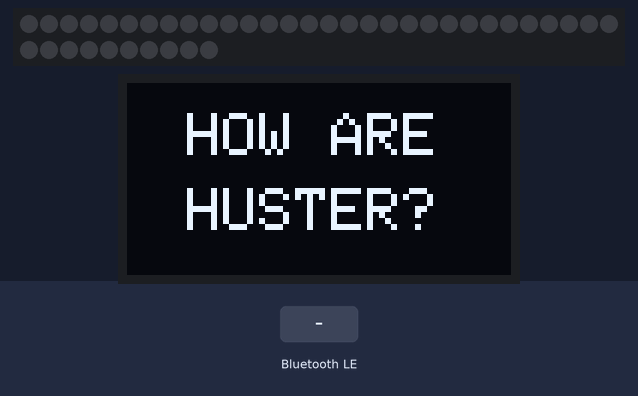
Recording of a sketch running on a simulated ESP32. Shown: 40 RGB LEDs in strip order, left to right, continuing on the next row, 128×64 one-colour display. The test bench sets the inputs (shaded band). Nothing arrives over Bluetooth unless stated; a phone connects over Bluetooth LE 3 s after start; what the sketch prints to the serial monitor is not drawn.

Above: at 1.2 s.
1.3 s: Bluetooth LE write "5" received
Timing chart, 0 to 4.3 s (numbered marks = the images above; inputs shaded):
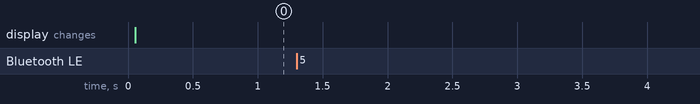

The sketch:

BLE-40LED.ino
```cpp
#include <Wire.h>
#include <Adafruit_GFX.h>
#include <Adafruit_SSD1306.h>

#include <BLEDevice.h>
#include <BLEServer.h>
#include <BLEUtils.h>
#include <BLE2902.h>
#include <Adafruit_NeoPixel.h>

// ================= WS2812 CONFIG =================
#define LED_PIN     0
#define LED_COUNT   40

Adafruit_NeoPixel strip(LED_COUNT, LED_PIN, NEO_GRB + NEO_KHZ800);

// ================= BLE CONFIG =================
BLEServer *pServer = NULL;
BLECharacteristic *pTxCharacteristic;
bool deviceConnected = false;
bool oldDeviceConnected = false;
uint8_t txValue = 0;

#define SERVICE_UUID           "6E400001-B5A3-F393-E0A9-E50E24DCCA9E"
#define CHARACTERISTIC_UUID_RX "6E400002-B5A3-F393-E0A9-E50E24DCCA9E"
#define CHARACTERISTIC_UUID_TX "6E400003-B5A3-F393-E0A9-E50E24DCCA9E"

// ================= OLED CONFIG =================

#define SCREEN_WIDTH 128
#define SCREEN_HEIGHT 64
#define I2C_SDA 8
#define I2C_SCL 9
#define OLED_RESET -1
#define SCREEN_ADDRESS 0x3C

Adafruit_SSD1306 display(SCREEN_WIDTH, SCREEN_HEIGHT, &Wire, OLED_RESET);

// ================= WS2812 SETUP =================

void setupLed(){
  strip.begin();
  strip.setBrightness(100); // Thêm độ sáng (0-255) để bảo vệ mắt và nguồn
  strip.clear();
  strip.show();
}

// ================= LED DISPLAY =================

uint32_t Wheel(byte WheelPos) {
  WheelPos = 255 - WheelPos;
  if (WheelPos < 85) {
    return strip.Color(255 - WheelPos * 3, 0, WheelPos * 3);
  }
  if (WheelPos < 170) {
    WheelPos -= 85;
    return strip.Color(0, WheelPos * 3, 255 - WheelPos * 3);
  }
  WheelPos -= 170;
  return strip.Color(WheelPos * 3, 255 - WheelPos * 3, 0);
}

/**
 * @brief Hiển thị hiệu ứng cầu vồng chạy qua một lượt rồi tắt
 * @param wait Độ trễ giữa mỗi khung hình (ms) - càng nhỏ chạy càng nhanh
 */
void showRainbowAndOff(uint8_t wait) {
  // Chạy hiệu ứng cầu vồng (256 sắc độ)
  for (long firstPixelHue = 0; firstPixelHue < 256; firstPixelHue++) {
    for (int i = 0; i < strip.numPixels(); i++) {
      // Tính toán màu cho từng LED dựa trên vị trí của nó
      strip.setPixelColor(i, Wheel((i * 256 / strip.numPixels() + firstPixelHue) & 255));
    }
    strip.show();
    delay(wait);
  }

  // Tắt dần hoặc tắt ngay lập tức
  Serial.println("Rainbow finished - Turning off.");
  strip.clear();
  strip.show();
}

void showPoliceStrobeAndOff(int count, uint8_t wait) {
  for (int a = 0; a < count; a++) {
    // Nửa đầu Đỏ, nửa sau Xanh
    for (int i = 0; i < LED_COUNT; i++) {
      if (i < LED_COUNT / 2) strip.setPixelColor(i, 255, 0, 0);
      else strip.setPixelColor(i, 0, 0, 255);
    }
    strip.show();
    delay(wait);

    // Đảo ngược lại: Nửa đầu Xanh, nửa sau Đỏ
    for (int i = 0; i < LED_COUNT; i++) {
      if (i < LED_COUNT / 2) strip.setPixelColor(i, 0, 0, 255);
      else strip.setPixelColor(i, 255, 0, 0);
    }
    strip.show();
    delay(wait);
  }

  strip.clear();
  strip.show();
  Serial.println("Police Strobe finished.");
}

void setPixelColorWithBrightness(int index, uint8_t r, uint8_t g, uint8_t b, uint8_t brightness) {
    // 1. Kiểm tra giới hạn index để tránh crash chương trình (quan trọng trong IoT)
    if (index < 0 || index >= LED_COUNT) return;

    // 2. Tính toán màu sắc dựa trên độ sáng (Scaling)
    // Dùng uint16_t để tránh tràn số khi nhân trước khi chia
    uint8_t adjR = (uint16_t(r) * brightness) / 255;
    uint8_t adjG = (uint16_t(g) * brightness) / 255;
    uint8_t adjB = (uint16_t(b) * brightness) / 255;

    // 3. Đẩy dữ liệu vào buffer của strip
    strip.setPixelColor(index, strip.Color(adjR, adjG, adjB));

    // 4. Hiển thị
    strip.show();

    // Debug nhanh
    // Serial.printf("LED %d updated\n", index);
}

// ================= BLE SOLVE =================

class MyServerCallbacks : public BLEServerCallbacks {
    void onConnect(BLEServer *pServer) {
      deviceConnected = true;
      Serial.println("Đã kết nối thiết bị");
      showRainbowAndOff(10);
    };

    void onDisconnect(BLEServer *pServer) {
      deviceConnected = false;
      Serial.println("Đã ngắt kết nối");
      showPoliceStrobeAndOff(1,1);
    }
};

class MyCallbacks : public BLECharacteristicCallbacks {
    void onWrite(BLECharacteristic* pCharacteristic) {
        String rxRaw = pCharacteristic->getValue();

        if (rxRaw.length() > 0) {
            int idx, r, g, b, bright;
            // Bóc tách 5 tham số từ chuỗi App gửi xuống
            int count = sscanf(rxRaw.c_str(), "%d,%d,%d,%d,%d", &idx, &r, &g, &b, &bright);

            uint8_t response[2]; // Gói tin phản hồi: [Mã trạng thái, Số thứ tự LED]

            if (count == 5) {
                if (idx >= 0 && idx < LED_COUNT) {
                    // --- THÀNH CÔNG ---
                    setPixelColorWithBrightness(idx, (uint8_t)r, (uint8_t)g, (uint8_t)b, (uint8_t)bright);

                    response[0] = 0x00;           // 0x00 nghĩa là OK
                    response[1] = (uint8_t)idx;   // Trả lại đúng số thứ tự LED vừa bật
                } else {
                    // --- LỖI INDEX (Vượt quá số LED) ---
                    response[0] = 0x01;           // 0x01 nghĩa là lỗi vị trí
                    response[1] = (uint8_t)idx;   // Trả lại cái index sai để App biết LED nào lỗi
                }
            } else {
                // --- LỖI ĐỊNH DẠNG (Gửi thiếu số) ---
                response[0] = 0x02;               // 0x02 nghĩa là lỗi dữ liệu
                response[1] = 255;                // Giá trị tượng trưng (n/a)
            }

            // Gửi mảng 2 byte này về điện thoại qua cổng TX
            pTxCharacteristic->setValue(response, 2);
            pTxCharacteristic->notify();

            Serial.printf("Xác thực: Status %d | LED %d\n", response[0], response[1]);
        }
    }
};

// ================= BLE SETUP =================

void setupBLE(){
  // Khởi tạo BLE
  BLEDevice::init("ESP32_LED_Control"); // Tên thiết bị hiển thị trên điện thoại

  pServer = BLEDevice::createServer();
  pServer->setCallbacks(new MyServerCallbacks());

  BLEService *pService = pServer->createService(SERVICE_UUID);

  pTxCharacteristic = pService->createCharacteristic(
                        CHARACTERISTIC_UUID_TX,
                        BLECharacteristic::PROPERTY_NOTIFY
                      );
  pTxCharacteristic->addDescriptor(new BLE2902());

  BLECharacteristic *pRxCharacteristic = pService->createCharacteristic(
                                         CHARACTERISTIC_UUID_RX,
                                         BLECharacteristic::PROPERTY_WRITE
                                       );

  pRxCharacteristic->setCallbacks(new MyCallbacks());

  pService->start();
  pServer->getAdvertising()->start();
  Serial.println("Đang chờ điện thoại kết nối...");
}

// ================= OLED SETUP =================

void setupOLED(){
  Wire.begin(I2C_SDA, I2C_SCL);

  if(!display.begin(SSD1306_SWITCHCAPVCC, SCREEN_ADDRESS)) {
    for(;;); // Dừng nếu không tìm thấy màn hình
  }

  display.clearDisplay();
  display.setTextColor(SSD1306_WHITE);

  // Hiển thị dòng 1: "HOW ARE"
  display.setTextSize(2);      // Chữ to mức 2
  display.setCursor(20, 10);   // Tọa độ X=20, Y=10
  display.println(F("HOW ARE"));

  // Hiển thị dòng 2: "HUSTER?"
  display.setTextSize(2);
  display.setCursor(20, 35);   // Xuống dòng (Y=35)
  display.println(F("HUSTER?"));

  display.display();
}

void setup() {
  Serial.begin(115200);

  setupLed();

  setupBLE();

  setupOLED();
}

void loop() {
  // Phản hồi trạng thái lên điện thoại mỗi giây (tùy chọn)
    if (deviceConnected) {
        // Bạn có thể gửi dữ liệu ngược lại điện thoại ở đây nếu muốn
    }

    // Xử lý khi ngắt kết nối (tự động phát quảng cáo lại)
    if (!deviceConnected && oldDeviceConnected) {
        delay(500);
        pServer->startAdvertising();
        Serial.println("Đang phát quảng cáo lại...");
        oldDeviceConnected = false;
    }
    if (deviceConnected && !oldDeviceConnected) {
        oldDeviceConnected = true;
    }
}
```

Measured:
- after the input at 1.3 s, every drawn part: stays the same
